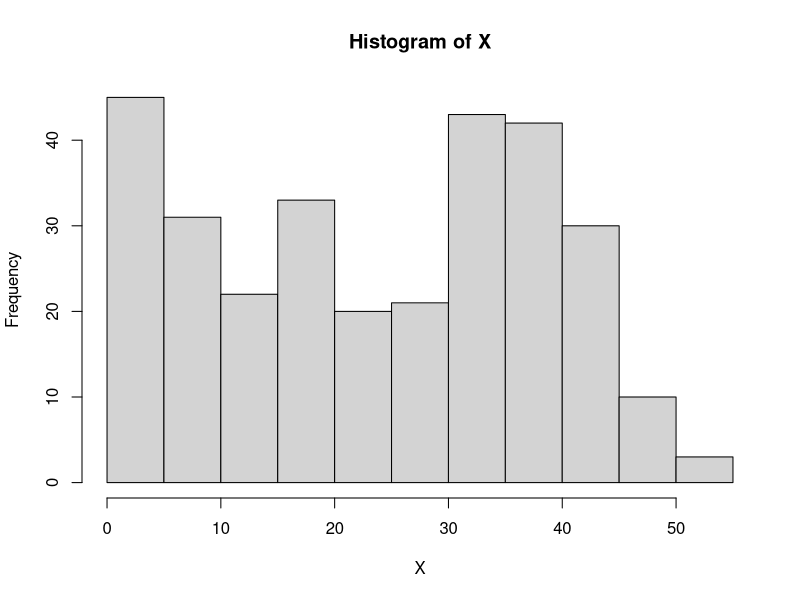

This figure's R source: (Note: this script raises an error after producing the figure.)
library(MASS)



## FOR CHECKING ANSWERS




## Question 1 ##

X = scan(file="assignment3_prob1_2023.txt", what=double())

length(X)

hist(X)

# 1d (Implement the EM algorithm and obtain the MLE of the parameters)

# w.init : initial value for pi
# lambda.init : initial value for lambda
# epsilon : If the incomplete log-likelihood has changed by less than epsilon, 
# EM will stop.
# max.iter : maximum number of EM-iterations
mixture.EM <- function(X, w.init, lambda.init, epsilon=1e-5, max.iter=100) {
  
  w.curr = w.init
  lambda.curr = lambda.init
  
  # store incomplete log-likehoods for each iteration
  log_liks = c()
  
  # compute incomplete log-likehoods using initial values of parameters. 
  log_liks = c(log_liks, compute.log.lik(X, w.curr, lambda.curr)$ill)
  
  # set the change in incomplete log-likelihood with 1
  delta.ll = 1
  
  # number of iteration
  n.iter = 1
  
  # If the log-likelihood has changed by less than epsilon, EM will stop.   
  while((delta.ll > epsilon) & (n.iter <= max.iter)){
    
    # run EM step
    EM.out = EM.iter(X, w.curr, lambda.curr)
    
    # replace the current value with the new parameter estimate
    w.curr = EM.out$w.new
    lambda.curr = EM.out$mu.new
    
    # incomplete log-likehoods with new parameter estimate 
    log_liks = c(log_liks, compute.log.lik(X, w.curr, lambda.curr)$ill)
    
    # compute the change in incomplete log-likelihood 
    delta.ll = log_liks[length(log_liks)]  - log_liks[length(log_liks)-1]
    
    # increase the number of iteration 
    n.iter = n.iter + 1
  }
  return(list(w.curr=w.curr, lambda.curr=lambda.curr, log_liks=log_liks))
}


EM.iter <- function(X, w.curr, lambda.curr) {
  
  # E-step: compute E_{Z|X,\theta_0}[I(Z_i = k)]
  
  # for each sample $X_i$, compute $P(X_i, Z_i=k)$ 
  prob.x.z = compute.prob.x.z(X, w.curr, lambda.curr)$prob.x.z
  
  # compute P(Z_i=k | X_i)
  P_ik = prob.x.z / rowSums(prob.x.z)
  
  # M-step
  w.new = colSums(P_ik)/sum(P_ik)  # sum(P_ik) is equivalent to sample size 
  mu.new = colSums(P_ik*X)/colSums(P_ik)
  
  return(list(w.new=w.new, lambda.new=lambda.new))
}


#Now we write a function to compute the incomplete log-likelihood, assuming the parameters are known.
#$$\ell(\theta) = \sum_{i=1}^n \log \left( \sum_{k=1}^3 \pi_k f(x_i;\mu_k, \sigma_k^2=2) \right )$$
  
# Compute incomplete log-likehoods
compute.log.lik <- function(X, w.curr, lambda.curr) {
  
  # for each sample $X_i$, compute $P(X_i, Z_i=k)$
  prob.x.z = compute.prob.x.z(X, w.curr, lambdau.curr)$prob.x.z
  
  # incomplete log-likehoods
  ill = sum(log(rowSums(prob.x.z)))
  
  return(list(ill=ill))
}

# for each sample $X_i$, compute $P(X_i, Z_i=k)$
compute.prob.x.z <- function(X, w.curr, lambda.curr) {
  
  # for each sample $X_i$, compute $P(X_i, Z_i=k)$. Store these values in the columns of L:
  L = matrix(NA, nrow=length(X), ncol= length(w.curr))
  for(k in seq_len(ncol(L))) {
    L[, k] = dpois(X, lambda=lambda.curr[k])*w.curr[k]
  }
  
  return(list(prob.x.z=L))
}


# Apply the EM algorithm to the first simulated data set
#Run EM algorithm with different initial values and check that the incomplete log-likelihoods increases at each step by plotting them. 

EM1 <- mixture.EM(X.1, w.init=c(0.3,0.3, 0.4), lambda.init=c(3, 20, 35), epsilon=1e-5, max.iter=100)
ee = EM1
print(paste("Estimate pi = (", round(ee$w.curr[1],2), ",",
            round(ee$w.curr[2],2), ",",
            round(ee$w.curr[3],2), ")", sep=""))
print(paste("True pi = (", pi.true.1[1], ",", pi.true.1[2], ",", pi.true.1[3],")", sep=""))
print(paste("Estimate lambda = (", round(ee$lambda.curr[1],2), ",",
            round(ee$lambda.curr[2],2), ",",
            round(ee$lambda.curr[3],2), ")", sep=""))
print(paste("True lambda = (", lambda.true.1[1], ",", lambda.true.1[2], ",", lambda.true.1[3],")", sep=""))
plot(ee$log_liks, ylab='incomplete log-likelihood', xlab='iteration')



EM2 <- mixture.EM(X.1, w.init=c(0.1,0.2, 0.7), lambda.init=c(5, 25, 40), epsilon=1e-5, max.iter=100)
ee = EM2
print(paste("Estimate pi = (", round(ee$w.curr[1],2), ",",
            round(ee$w.curr[2],2), ",",
            round(ee$w.curr[3],2), ")", sep=""))
print(paste("True pi = (", pi.true.1[1], ",", pi.true.1[2], ",", pi.true.1[3],")", sep=""))
print(paste("Estimate lambda = (", round(ee$lambda.curr[1],2), ",",
            round(ee$lambda.curr[2],2), ",",
            round(ee$lambda.curr[3],2), ")", sep=""))
print(paste("True lambda = (", lambda.true.1[1], ",", lambda.true.1[2], ",", lambda.true.1[3],")", sep=""))
plot(ee$log_liks, ylab='incomplete log-likelihood', xlab='iteration')


#Check which estimators have the highest incomplete log-likelihood.

EM1$log_liks[length(EM1$log_liks)]
EM2$log_liks[length(EM2$log_liks)]


#Estimators from the two EM runs have (equally) highest incomplete log-likelihoods. You can see that the estimators from the EM runs are the same if labels for clusters are switched. So it doesn’t matter which estimators we choose. I will choose the estimators from the first EM run - $\hat\pi_1 = 0.2211658, \hat\pi_2 = 0.2854424, \hat\mu_1 = -9.99961961, \hat\mu_2 = -0.03233427, \hat\mu_3 = 6.05589298$ which are similar to true values of the parameters.